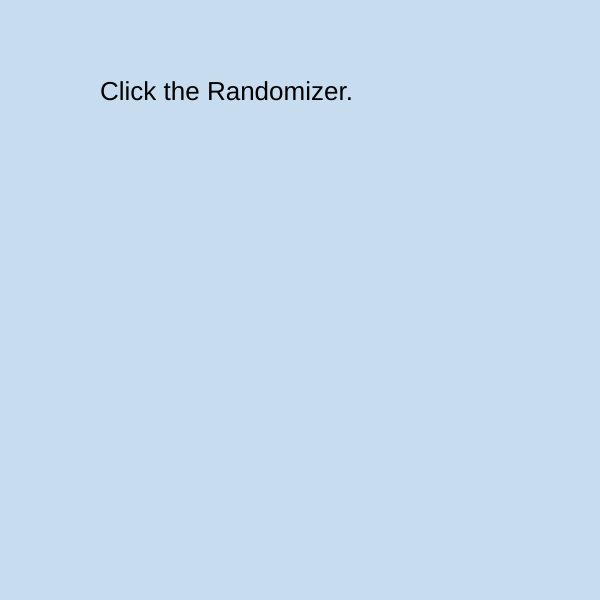
Frame 1 (no input)
Frame 60 (no input): identical to frame 1, image omitted
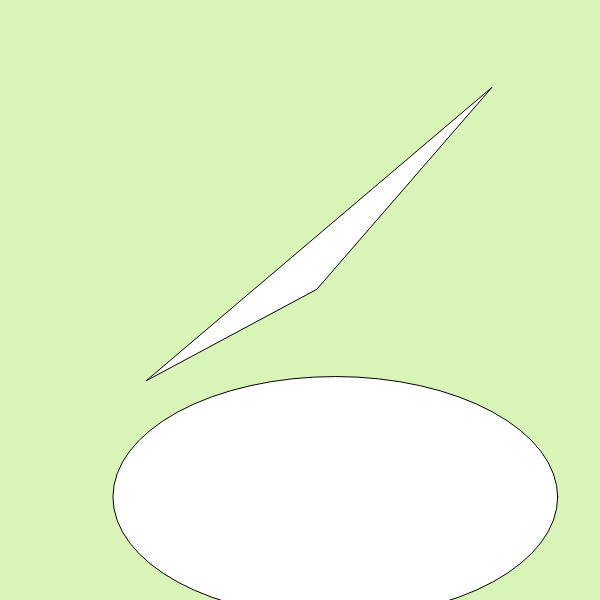
Frame 120 (the mouse pressed at the canvas centre since frame 60)

The p5.js sketch that drew these frames (run headless with seeded random() and noise() and a simulated clock; from frame 60 on, the mouse is pressed at the canvas centre):

// p5.js sketch
// ── sketch.js
let birds = [
  {name: "cardinal",
    color: "red"},
  {name: "lazuli bunting",
    color: "cyan"},
  {name: "bluebird",
    color: "bright blue"},
  {name: "hummingbird",
    color: "green"},
  {name: "house finch",
    color: "pink"},
  {name: "sandpiper", color: "light brown"}           
];


let randomIndex;
let animating;

function setup() {
  createCanvas(600, 600);
  background(200,220,240);
  textSize(26);
  fill(0);
  text("Click the Randomizer.", 100, 100);
}

function draw() {
  
  if (animating==true){
  
  background (random(200,255), random(100,255), random(100,255));
  fill(255);
  ellipse(random(width), random(height), random(width), random(height));
  triangle(random(width), random(height), random(width), random(height), random(width), random(height));
  }
}


function randomizer(){
  
  animating=false;
  if (birds[0]) {
    background(200,220,240);
    fill(random(0,200), random(0,100), random(0,100));
    randomIndex = int(random(birds.length));
    text(`The ${birds[randomIndex].name} is ${birds[randomIndex].color}.`, 100, 100);
    birds.splice(randomIndex, 1);
  } else {
    background(200,220,240);
    fill(random(0,200), random(0,100), random(0,100));
    text("That's all!", 50, 50);
  }
}

function mousePressed() {
  
  animating=true;
  
  setTimeout(randomizer, 1000);
  
}
